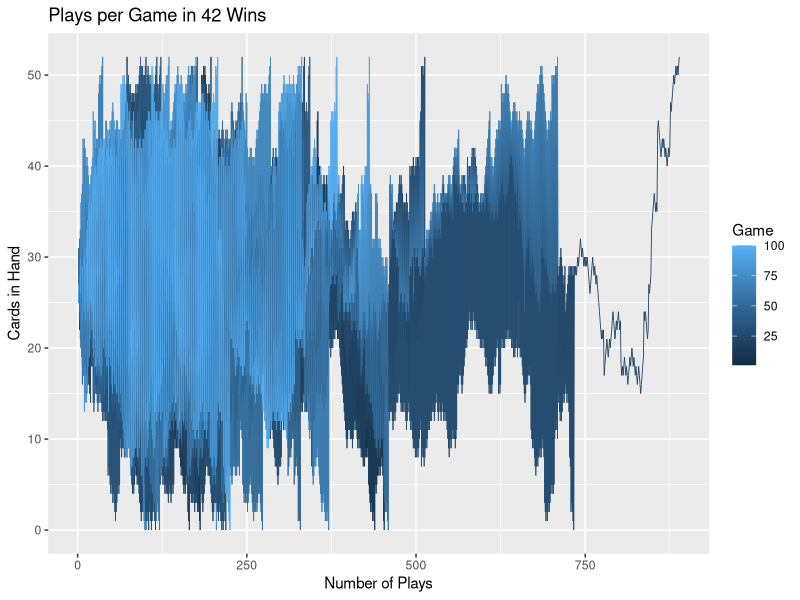
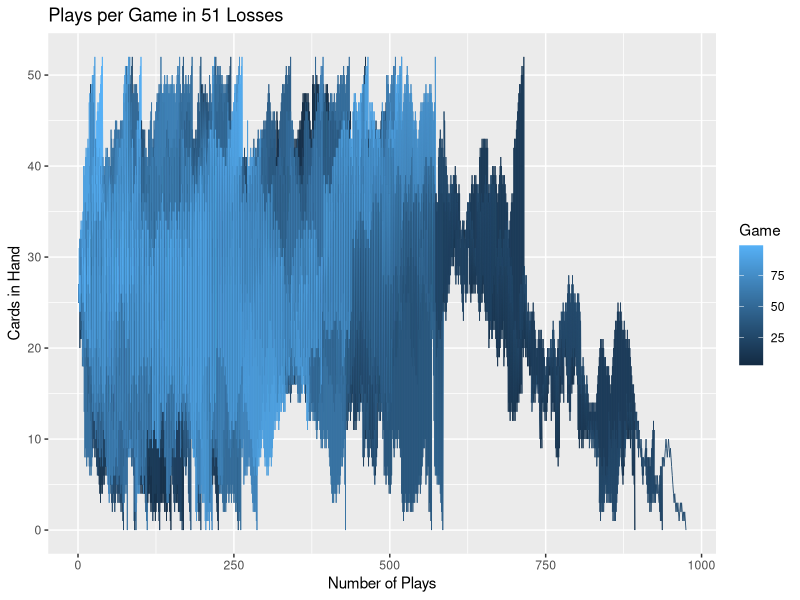

These charts were generated, in order, by the following R code:
library(ggplot2)
library(gridExtra)
library(plyr)
library(dplyr)

# plot number of cards in hand over the course of games
deck_sizes <- read.csv("deckSizes100random.csv")
games <- read.csv("games100random.csv")
gamePlays = merge(deck_sizes, games, by = 'id')
gamePlays$cards = gamePlays$p1Cards
gamePlays$Game = gamePlays$id

wins <- gamePlays[gamePlays$result=='W',]
losses <- gamePlays[gamePlays$result=='L',]
ties <- gamePlays[gamePlays$result=='T',]
p1 <- ggplot(data=wins, aes(x=play, y=cards)) + geom_line(aes(color=Game), size=0.3) +
    ggtitle(paste("Plays per Game in", length(unique(wins[,'id'])), "Wins")) + 
    xlab('Number of Plays') + ylab("Cards in Hand")
p2 <- ggplot(data=losses, aes(x=play, y=cards)) + geom_line(aes(color=Game), size=0.3) +
    ggtitle(paste("Plays per Game in", length(unique(losses[,'id'])), "Losses")) + 
    xlab('Number of Plays') + ylab("Cards in Hand")
grob <- arrangeGrob(p1, p2, ncol=1)
ggsave('hand_sizes.png', grob, device='png')

# generate Markov matrix
# for probabilities, this is the denominator -- frequency of each hand size
handCountFreq <- plyr::count(gamePlays, vars='cards')

# the numerator is trickier -- need to count how many times a hand size follows any given hand size
gamePlays$nextCards <- lead(gamePlays$cards, 1)
counts <- ddply(gamePlays, .(gamePlays$cards, gamePlays$nextCards))
names(counts) <- c("cards", "nextCards", "Freq")
# The probability of transitioning from column p to column q
probTransit <- function(p, q) {
    # Columns p, q correspond to card counts p-1, q-1
    x <- p - 1; y <- q -1
    numerator <- counts[counts$cards == x & counts$nextCards == y,]
    denominator <- handCountFreq[handCountFreq$cards == x,]$freq
    prob <- (nrow(numerator) / denominator)
    if (is.na(prob) || is.nan(prob)) {
        prob <- 0
    }
    return (prob)
}

M <- matrix(0L, nrow=53, ncol=53)
# Fill the transitions to 0 and 52 cards outside the main loop, since the 
# transitions are only one-way
for (j in 2:52) {
    M[1,j] <- probTransit(j, 1)
    M[53,j] <- probTransit(j, 53)
}
# When have 0 or 52 cards, probability of keeping that many is 1 
M[1,1] = 1.0 
M[53,53] = 1.0 

# populate the matrix
# value in cell i,j is the likelihood of moving from i to j
for (i in 2:52) {
    for (j in 2:52) {
        if (i == j) {
            # we resolve ties within a play, so the number of cards always changes 
            # between plays (i.e. probability of staying on a card count is 0)
            M[i,j] <- 0.0
        } else {
            M[i,j] <- probTransit(i, j)
        }       
    }
}

write.csv(M, "markov_matrix.csv")

